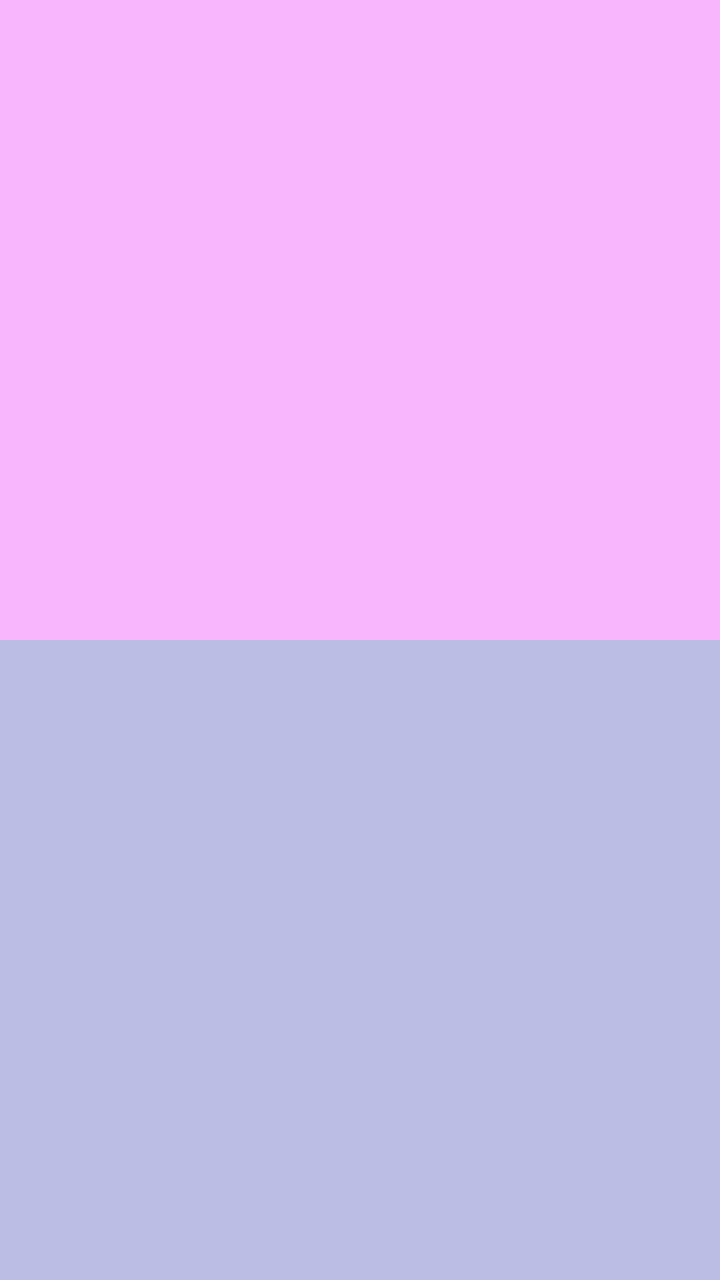
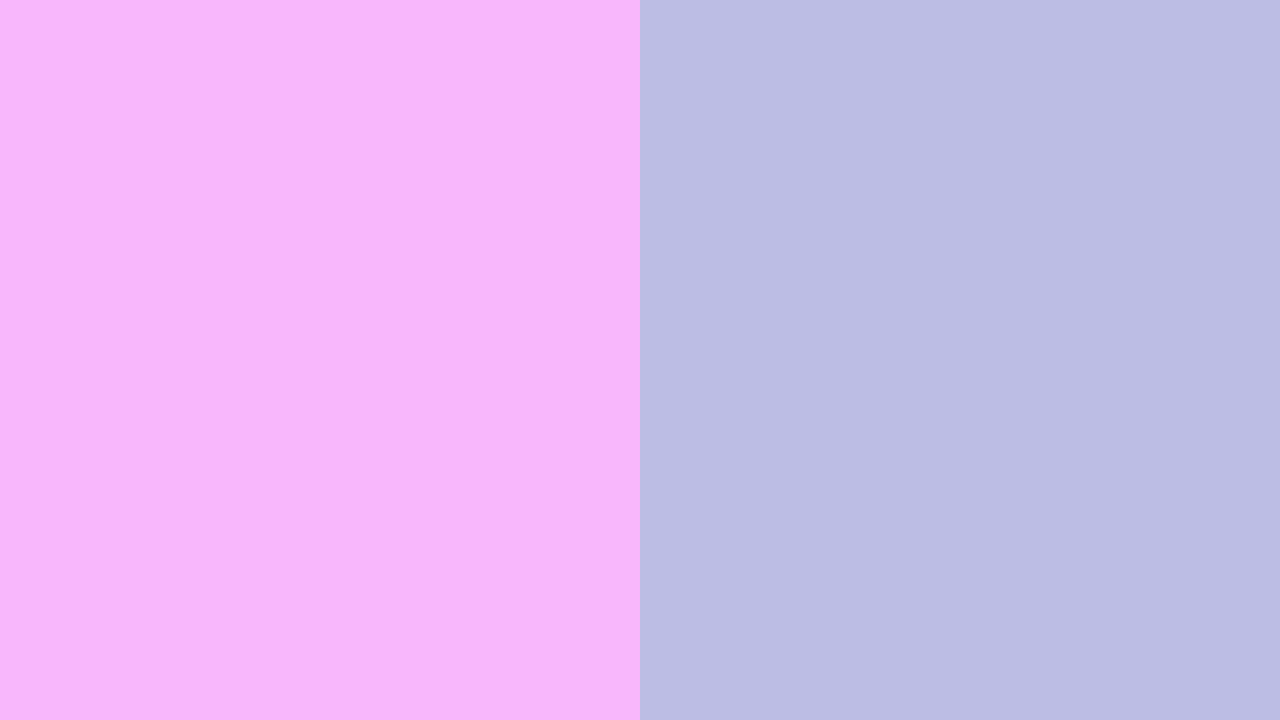

First picture: res/layout/ on a phone held upright. Second picture: the repository's own variant of that layout, on a device whose configuration matches the variant's folder. Source for both follows.
<!-- AndroidManifest.xml: application theme AppTheme -->
<!-- res/layout/activity_main.xml -->
<?xml version="1.0" encoding="utf-8"?>
<LinearLayout xmlns:android="http://schemas.android.com/apk/res/android"
    xmlns:app="http://schemas.android.com/apk/res-auto"
    xmlns:tools="http://schemas.android.com/tools"
    android:layout_width="match_parent"
    android:layout_height="match_parent"
    android:orientation="vertical"
    tools:context=".activities.MainActivity">
    <FrameLayout
        android:id="@+id/frameLayout1"
        style="@style/frameLayout"
        android:background="@color/frameLayout1_background"/>
    <FrameLayout
        android:id="@+id/frameLayout2"
        style="@style/frameLayout"
        android:background="@color/frameLayout2_background"/>


</LinearLayout>
<!-- resources referenced by this layout -->
<resources>
  <color name="frameLayout1_background">#F8B7FC</color>
  <color name="frameLayout2_background">#BCBDE4</color>
  <style name="frameLayout">
          <item name="android:layout_width">match_parent</item>
          <item name="android:layout_height">0dp</item>
          <item name="android:layout_weight">1</item>
      </style>
  <style name="AppTheme" parent="Theme.AppCompat.Light.DarkActionBar">
          
          <item name="colorPrimary">@color/colorPrimary</item>
          <item name="colorPrimaryDark">@color/colorPrimaryDark</item>
          <item name="colorAccent">@color/colorAccent</item>
      </style>
  <color name="colorPrimary">#008577</color>
  <color name="colorPrimaryDark">#00574B</color>
  <color name="colorAccent">#D81B60</color>
</resources>
<!-- res/layout-land/activity_main.xml (the repository's variant of the layout above) -->
<!-- drawn on the phone turned sideways -->
<?xml version="1.0" encoding="utf-8"?>
<LinearLayout xmlns:android="http://schemas.android.com/apk/res/android"
    xmlns:app="http://schemas.android.com/apk/res-auto"
    xmlns:tools="http://schemas.android.com/tools"
    android:layout_width="match_parent"
    android:layout_height="match_parent"
    android:orientation="horizontal"
    tools:context=".activities.MainActivity">
    <FrameLayout
        android:id="@+id/frameLayout1"
        style="@style/frameLayout"
        android:layout_height="match_parent"
        android:background="@color/frameLayout1_background"/>
    <FrameLayout
        android:id="@+id/frameLayout2"
        style="@style/frameLayout"
        android:layout_height="match_parent"
        android:background="@color/frameLayout2_background"/>
</LinearLayout>
